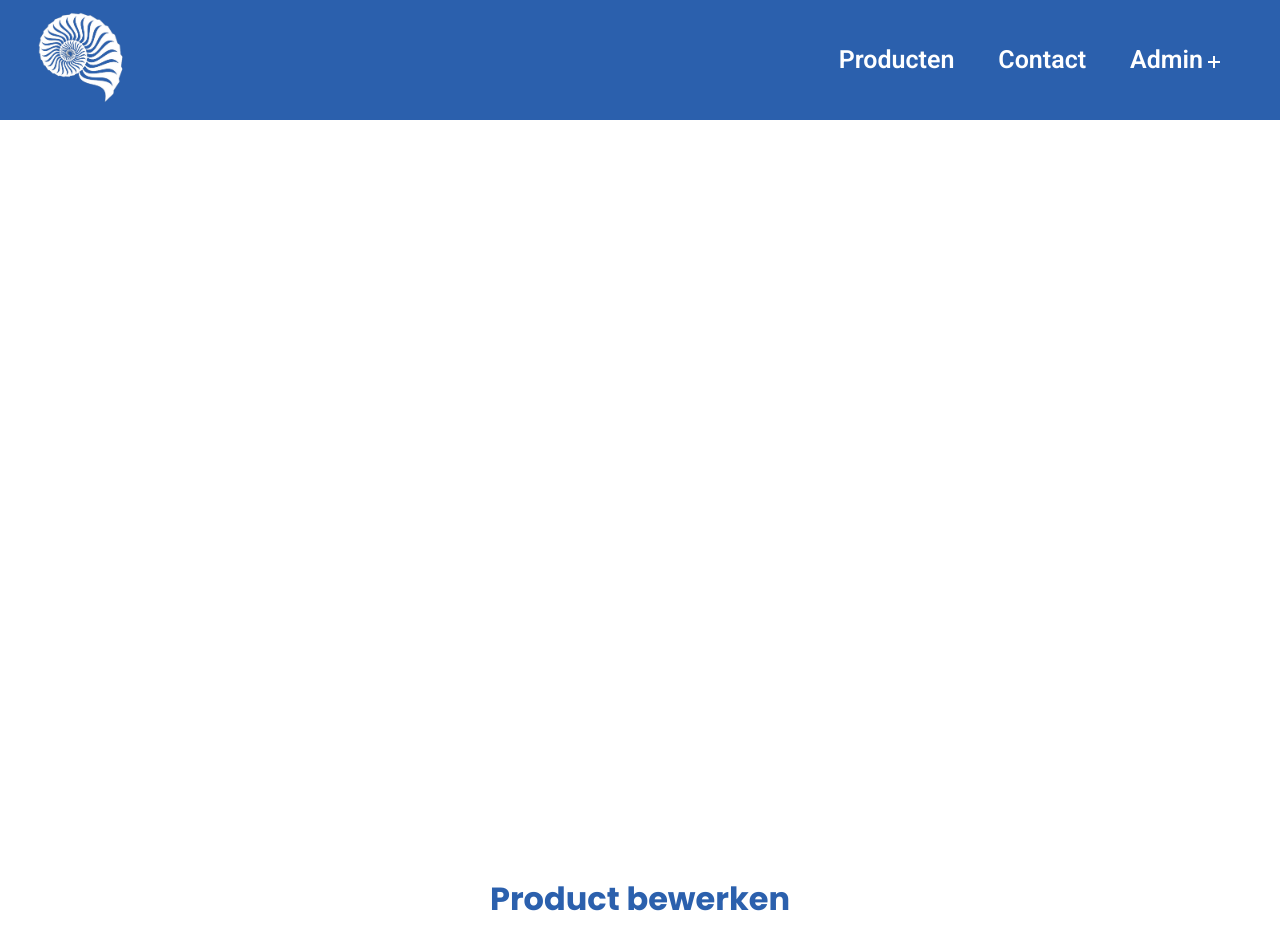
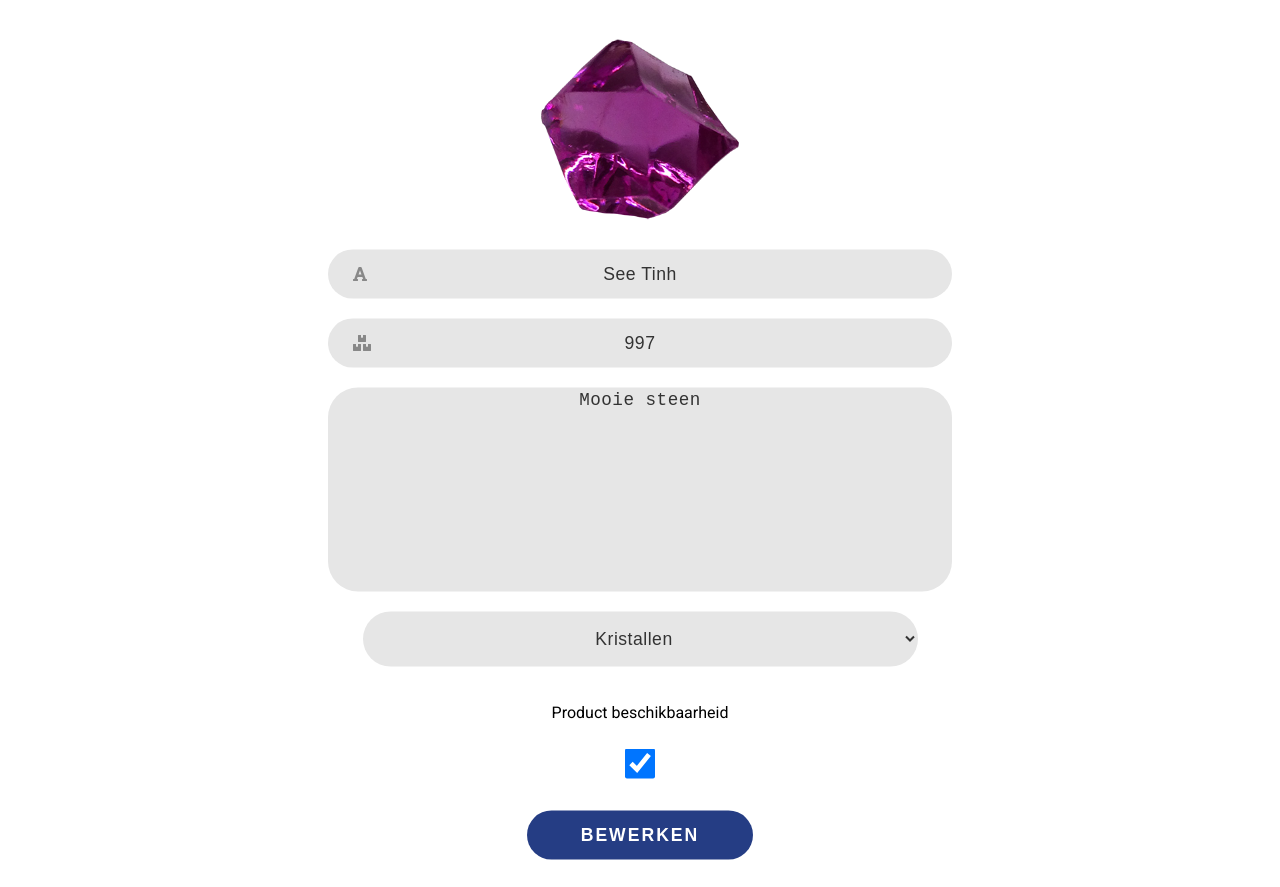
Page /editProduct.php?id=2 (signed in) on the committed database (2 pictures, top to bottom).
### tables this page shows
CREATE TABLE `product_image` (
  `image_id` int(11) NOT NULL,
  `image_name` varchar(250) NOT NULL,
  `product_id` int(11) NOT NULL
);

CREATE TABLE `product` (
  `product_id` int(11) NOT NULL,
  `product_name` varchar(50) NOT NULL,
  `product_price` int(11) NOT NULL,
  `product_category` int(11) NOT NULL,
  `product_description` longtext NOT NULL,
  `product_quantity` int(11) DEFAULT NULL,
  `product_availability` varchar(5) NOT NULL DEFAULT 'true'
);

CREATE TABLE `product_category` (
  `category_id` int(11) NOT NULL,
  `category_name` varchar(250) NOT NULL
);

### classes/dbh.php (called while the page is built)
<?php
class dbh
{
    public function connection()
    {
        try {
            $username = "root";
            $password = "";
            $pdo = new PDO('mysql:host=localhost;dbname=fas', $username, $password);
            return $pdo;
        } catch (PDOException $e) {
            print "Error!:" . $e->getMessage() . "<br/>";
            die();
        }
    }
}

### editProduct.php (the view, shortened to what this page needs)
<?php
include 'incs/header.php';
include 'classes/dbh.php';
$dbh = new Dbh();
$productId = $_GET['id'];
?>
<?php
include 'incs/navBar.php';
?>
<div id="add-product-container">
    <?php
    $stmt = $dbh->connection()->prepare("SELECT * FROM product INNER JOIN product_image ON product_image.product_id = product.product_id  WHERE product.product_id = :productId");
    $stmt->bindParam(':productId', $productId);
    $stmt->execute();
    $row = $stmt->fetch(PDO::FETCH_ASSOC);
    $productName = $row['product_name'];
    $productDescription = $row['product_description'];
    $productImage = $row['image_name'];
    $productCategory = $row['product_category'];
    $productStock = $row['product_quantity'];
    $productAvailability = $row['product_availability'];
    $stmt = $dbh->connection()->prepare("SELECT * FROM product_category WHERE category_id = :productCategory");
    $stmt->bindParam(':productCategory', $productCategory);
    $stmt->execute();
    $row = $stmt->fetch(PDO::FETCH_ASSOC);
    $productCategoryName = $row['category_name'];
    ?>
    <div class="titlerow">
        <div class="col-md-12">
            <h1 class="text-center">Product bewerken</h1>
        </div>
    </div>
    <div class="row">
        <div class="col-md-12">
            <form action="" class="login-form" method="post" enctype="multipart/form-data">
                <img src="<?php echo "imgs/$productImage" ?>" alt="Product foto" id="productPictureDisplay" onclick="triggerClick()">
                <div class="form-control">
                    <input type="text" name="productName" id="productName" placeholder="Naam product" value="<?php echo $productName ?>" required>
                    <i class="fas fa-font"></i>
                </div>
                <div class="form-control">
                    <input type="text" name="productStock" id="productStock" placeholder="Voorraad product" value="<?php echo $productStock ?>" required>
                    <i class="fas fa-boxes"></i>
                </div>
                <div class="form-control">
                    <textarea name="productDescription" id="productDescription" cols="55" rows="10" placeholder="Beschrijving product" resize="none" required><?php echo $productDescription ?></textarea>
                </div>
                <div class="form-control">
                    <select name="productCategory" id="productCategory" required>
                        <option value="<?php echo $productCategory ?>"><?php echo $productCategoryName ?></option>
                    </select>
                </div>
                <br>
                <label for="productAvailability">Product beschikbaarheid</label>
                <br>
                <input type="checkbox" name="productAvailability" id="productAvailability" onclick="checkAvailability()" value="<?php echo $productAvailability ?>" <?php if ($productAvailability == "true") {
                                                                                                                                                                        echo "checked";
                                                                                                                                                                    } ?>>
                <button class="submit" type="submit" name="submit">Bewerken</button>
            </form>
        </div>
    </div>
</div>
<?php
include 'incs/footer.php';
?>

### css/styles.css (style rules this page uses)
html { font-size: 62.5%; font-family: "roboto", "sans-serif"; color: black; background: #fff; -webkit-font-smoothing: antialiased; -moz-osx-font-smoothing: grayscale; margin: 0; padding: 0; overflow-x: hidden; }
h1, h2, h3, h4, h5, h6 { font-family: "poppins", "sans-serif"; font-weight: bold; }
.login-form { width: 100%; display: flex; flex-direction: column; }
.form-control { width: 100%; position: relative; margin-bottom: 24px; }
.form-control input, button { border: none; outline: none; border-radius: 30px; font-size: 1.1em; }
.form-control input { width: 100%; background: #e6e6e6; color: #333; letter-spacing: 0.5px; padding: 14px 50px; }
.form-control input ~ i { position: absolute; left: 25px; top: 50%; transform: translateY(-50%); color: #888; transition: color 0.4s; }
button.submit { color: #fff; padding: 14px 54px; margin: 32px auto; text-transform: uppercase; letter-spacing: 2px; font-weight: bold; background-color: #253d84; cursor: pointer; transition: opacity 0.4s; }
#add-product-container { margin-top: 150px; position: absolute; top: 60%; left: 50%; transform: translate(-50%, -50%); width: 100%; height: 100%; z-index: 100; text-align: center; justify-content: center; align-items: center; display: flex; flex-direction: column; }
#add-product-container form { padding-bottom: 10px; }
#add-product-container .form-control { text-align: center; width: 100%; display: flex; justify-content: center; align-items: center; margin: 10px auto; }
#add-product-container .form-control input { text-align: center; }
#add-product-container .form-control textarea { text-align: center; background: #e6e6e6; color: #333; letter-spacing: 0.5px; border: none; outline: none; border-radius: 30px; font-size: 1.1em; resize: none; }
#add-product-container .form-control select { text-align: center; background: #e6e6e6; color: #333; letter-spacing: 0.5px; border: none; outline: none; border-radius: 30px; font-size: 1.1em; width: 555px; height: 55px; }
#productPictureDisplay { width: 200px; height: 200px; border-radius: 50%; margin: 10px auto; display: block; }
#add-product-container h1 { color: #2b60ad; }
#add-product-container input[type="checkbox"] { width: 30px; height: 30px; margin: 0 auto; }

### rows in the picture
product_image: image_name (picture), productName "See Tinh", productStock "997", productDescription "Mooie steen"
product_category: productCategory "Kristallen"
product: product_availability "☑"
